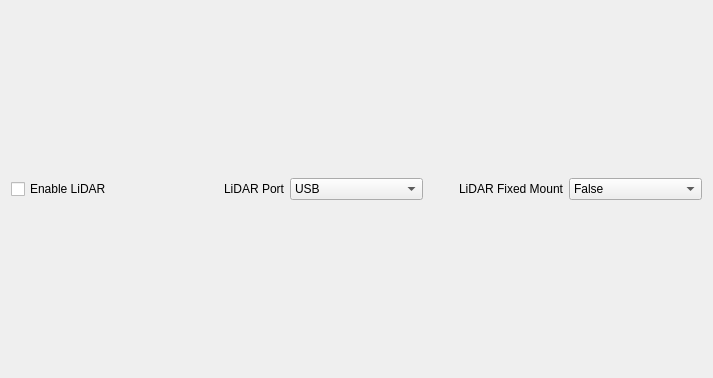
                 <widget class="QWidget" name="scrollAreaWidgetContents_16">
                  <property name="geometry">
                   <rect>
                    <x>0</x>
                    <y>0</y>
                    <width>713</width>
                    <height>378</height>
                   </rect>
                  </property>
                  <layout class="QGridLayout" name="gridLayout_29">
                   <item row="0" column="0">
                    <layout class="QHBoxLayout" name="horizontalLayout_69">
                     <item>
                      <widget class="QCheckBox" name="enable_lidar">
                       <property name="text">
                        <string>Enable LiDAR</string>
                       </property>
                      </widget>
                     </item>
                     <item>
                      <widget class="QLabel" name="label_69">
                       <property name="text">
                        <string>LiDAR Port</string>
                       </property>
                       <property name="alignment">
                        <set>Qt::AlignRight|Qt::AlignTrailing|Qt::AlignVCenter</set>
                       </property>
                      </widget>
                     </item>
                     <item>
                      <widget class="QComboBox" name="lidar_port">
                       <item>
                        <property name="text">
                         <string>USB</string>
                        </property>
                       </item>
                       <item>
                        <property name="text">
                         <string>Serial1</string>
                        </property>
                       </item>
                       <item>
                        <property name="text">
                         <string>Serial2</string>
                        </property>
                       </item>
                       <item>
                        <property name="text">
                         <string>Serial3</string>
                        </property>
                       </item>
                       <item>
                        <property name="text">
                         <string>Serial4</string>
                        </property>
                       </item>
                       <item>
                        <property name="text">
                         <string>Serial5</string>
                        </property>
                       </item>
                      </widget>
                     </item>
                     <item>
                      <widget class="QLabel" name="label_83">
                       <property name="text">
                        <string>LiDAR Fixed Mount</string>
                       </property>
                       <property name="alignment">
                        <set>Qt::AlignRight|Qt::AlignTrailing|Qt::AlignVCenter</set>
                       </property>
                      </widget>
                     </item>
                     <item>
                      <widget class="QComboBox" name="lidar_fixed_mount">
                       <property name="currentIndex">
                        <number>1</number>
                       </property>
                       <item>
                        <property name="text">
                         <string>True</string>
                        </property>
                       </item>
                       <item>
                        <property name="text">
                         <string>False</string>
                        </property>
                       </item>
                      </widget>
                     </item>
                    </layout>
                   </item>
                  </layout>
                 </widget>
